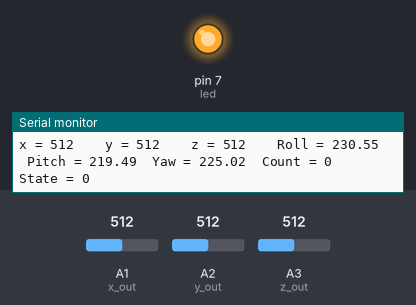
This sketch was run on a simulated Arduino Uno, built with avr-gcc and run on an emulated ATmega328P. Shown: output pins drawn as LEDs (lit = HIGH), the last lines printed to the serial monitor. Inputs (shaded band) come from the test bench; at power-on: A1 (x_out) = 512, A2 (y_out) = 512, A3 (z_out) = 512. The audio player accepts every command and is not drawn.

Above: at 0.6 s.
At 7.0 s:
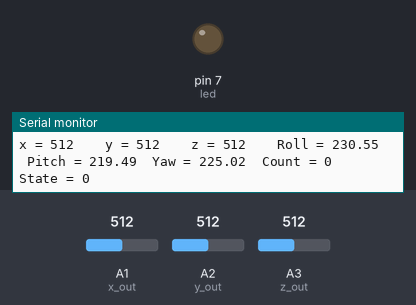
Timing chart, 0 to 8.5 s (numbered marks = the images above):
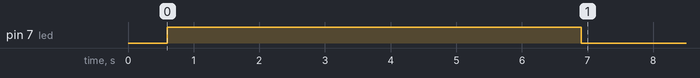

The sketch:

Arduino_PitchDetect_Code.ino
```cpp
#include <math.h>
#include <SD.h>                           //include SD module library
#include <TMRpcm.h>                       //include speaker control library
#include "Arduino.h"
#include "SoftwareSerial.h"
#include "DFRobotDFPlayerMini.h"
#define SD_ChipSelectPin 4                //define CS pin

TMRpcm tmrpcm;

int led = 7;

int count = 0;
int state = 0;

int valNewR = 0;
int valOldR = 0;

int valNewP = 0;
int valOldP = 0;

int valNewY = 0;
int valOldY = 0;

const int x_out = A1; /* connect x_out of module to A1 of UNO board */
const int y_out = A2; /* connect y_out of module to A2 of UNO board */
const int z_out = A3; /* connect z_out of module to A3 of UNO board */

SoftwareSerial mySoftwareSerial(9, 11); // RX, TX // WAS CHANGED TO 9 FROM 10
DFRobotDFPlayerMini myDFPlayer;
void printDetail(uint8_t type, int value);

void setup() {
  Serial.begin(9600);
  mySoftwareSerial.begin(9600);

  pinMode(led, OUTPUT);

 // if (!SD.begin(SD_ChipSelectPin)) {      //see if the card is present and can be initialized

    //return;                               //don't do anything more if not
  //}
  if (!myDFPlayer.begin(mySoftwareSerial)) {  //Use softwareSerial to communicate with mp3.
    Serial.println(F("Unable to begin:"));
    Serial.println(F("1.Please recheck the connection!"));
    Serial.println(F("2.Please insert the SD card!"));
    while(true);
  }
  myDFPlayer.volume(30);  //Set volume value. From 0 to 30
  myDFPlayer.play(1);  //Play the first mp3


}

void loop() {
  int x_adc_value, y_adc_value, z_adc_value;
  double x_g_value, y_g_value, z_g_value;
  double roll, pitch, yaw;
  x_adc_value = analogRead(x_out); /* Digital value of voltage on x_out pin */
  y_adc_value = analogRead(y_out); /* Digital value of voltage on y_out pin */
  z_adc_value = analogRead(z_out); /* Digital value of voltage on z_out pin */
  Serial.print("x = ");
  Serial.print(x_adc_value);
  Serial.print("\t\t");
  Serial.print("y = ");
  Serial.print(y_adc_value);
  Serial.print("\t\t");
  Serial.print("z = ");
  Serial.print(z_adc_value);
  Serial.print("\t\t");


  x_g_value = ( ( ( (double)(x_adc_value * 5)/1024) - 1.65 ) / 0.330 ); /* Acceleration in x-direction in g units */
  y_g_value = ( ( ( (double)(y_adc_value * 5)/1024) - 1.65 ) / 0.330 ); /* Acceleration in y-direction in g units */
  z_g_value = ( ( ( (double)(z_adc_value * 5)/1024) - 1.80 ) / 0.330 ); /* Acceleration in z-direction in g units */

  roll = ( ( (atan2(y_g_value,z_g_value) * 180) / 3.14 ) + 180 ); /* Formula for roll */
  pitch = ( ( (atan2(z_g_value,x_g_value) * 180) / 3.14 ) + 180 ); /* Formula for pitch */
  yaw = ( ( (atan2(x_g_value,y_g_value) * 180) / 3.14 ) + 180 ); /* Formula for yaw */
  /* Not possible to measure yaw using accelerometer. Gyroscope must be used if yaw is also required */


  Serial.print("Roll = ");
  Serial.print(roll);
  Serial.print("\t");
  Serial.print("Pitch = ");
  Serial.print(pitch);
  Serial.print("\t");
  Serial.print("Yaw = ");
  Serial.print(yaw);
  Serial.print("\t");
  Serial.print("Count = ");
  Serial.print(count);
  Serial.print("\t");
  Serial.print("State = ");
  Serial.print(state);
  Serial.print("\n\n");


  static unsigned long timer = millis();

  valNewR = roll;
  valNewP = pitch;
  valNewY = yaw;


  int diffRoll = valNewR - valOldR;
  int diffPitch = valNewP - valOldP;
  int diffYaw = valNewY - valOldY;

    if (diffRoll > 30  || diffPitch > 30 || diffYaw > 30) {
      state = 1;
    }

    if (state == 1) {
      count = count + 1;
      myDFPlayer.next();
      digitalWrite(led, HIGH);
      if (count > 5) {
        state = 0;
        count = 0;
      }
    }
    else {
        digitalWrite(led, LOW);
        myDFPlayer.pause();
    }

  delay(1000);
  valOldR = valNewR;
  valOldP = valNewP;
  valOldY = valNewY;

    //if (pitch > 150) {
      //myDFPlayer.next();  //Play next mp3 every 3 second.
     // digitalWrite(led, HIGH);
   // }

    //if (roll < 10) {
      //myDFPlayer.next();  //Play next mp3 every 3 second.
      //digitalWrite(led, LOW);
    //}

    //if (pitch < 150) {
      //myDFPlayer.next();  //Play next mp3 every 3 second.
      //digitalWrite(led, LOW);
    //}

}
```

Measured:
- by itself, pin 7 (led): LOW → HIGH at 0.60 s, → LOW 6.3 s later
